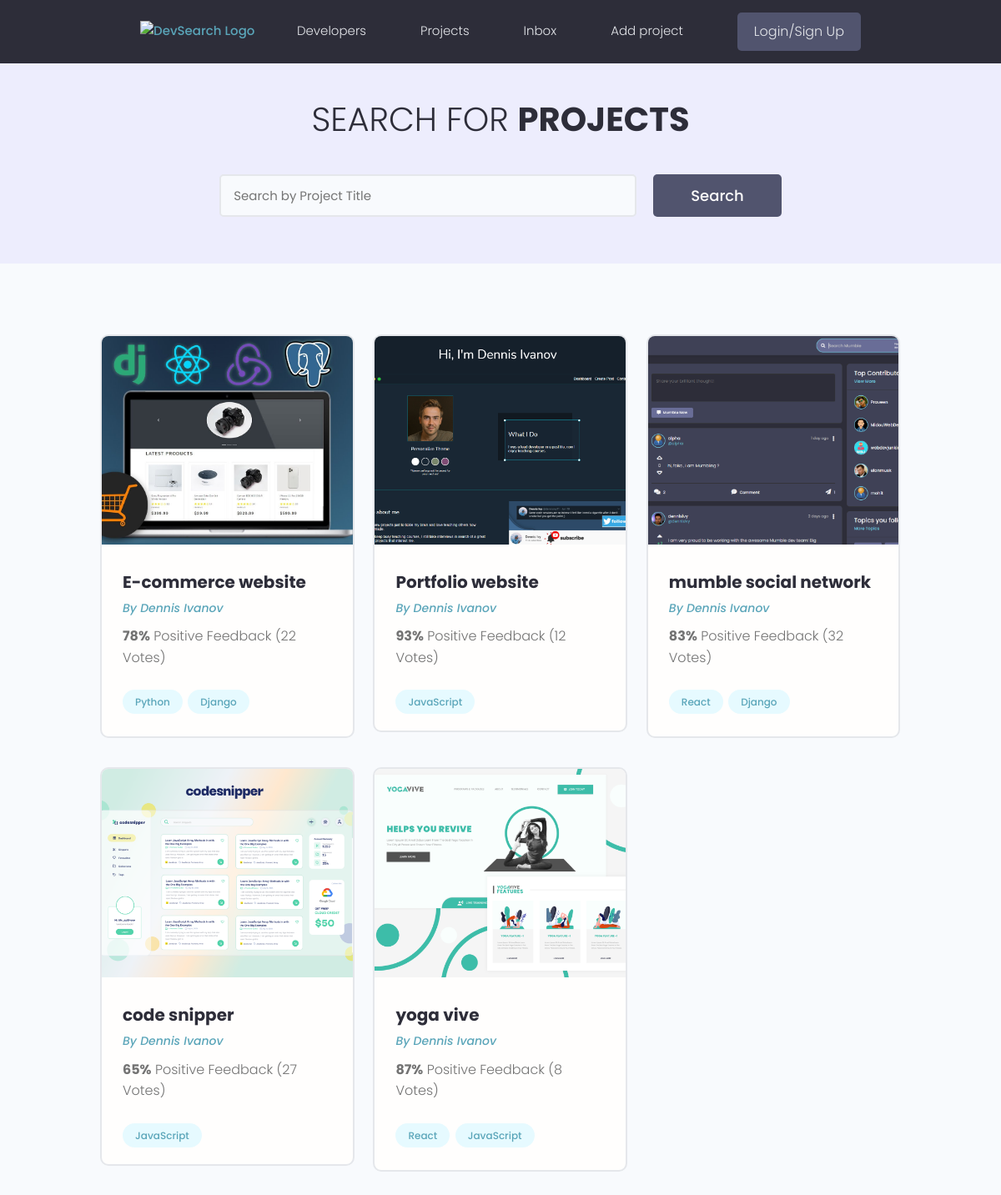
The app's page /, older data.
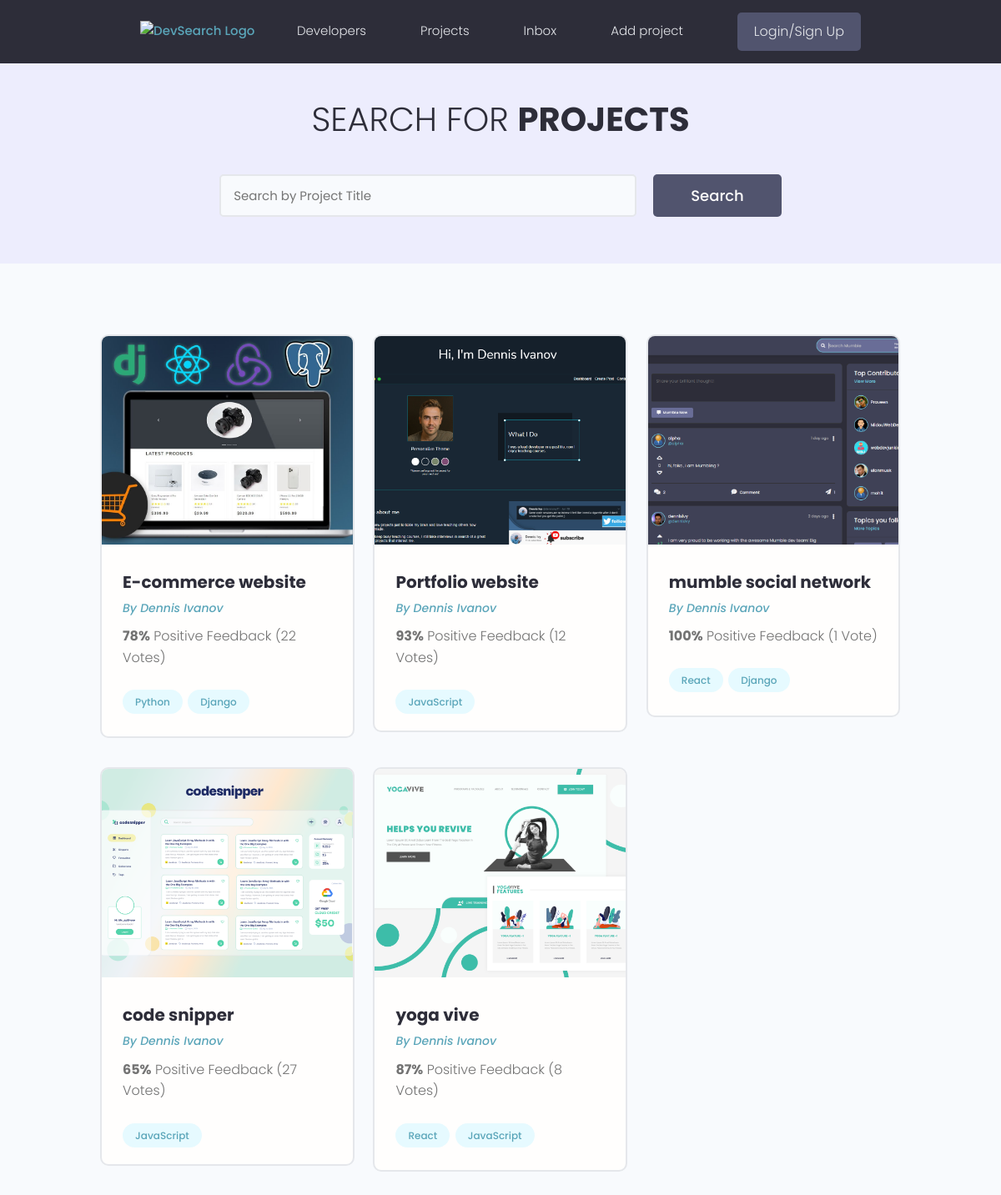
The same page, newer data.
### projects/models.py (models this page shows, shortened)
class Project(models.Model):
    title = models.CharField(max_length=200)
    description = models.TextField(null=True, blank=True)
    featured_image = models.ImageField(null=True, blank=True, default='project_cover/default.jpg', upload_to='project_cover/')
    demo_link = models.CharField(max_length=2000, null=True, blank=True)
    source_code = models.CharField(max_length=2000, null=True, blank=True)
    tags = models.ManyToManyField('Tag', blank=True)
    vote_total = models.IntegerField(default=0, null=True, blank=True)
    vote_ratio = models.IntegerField(default=0, null=True, blank=True)
    created = models.DateTimeField(auto_now_add=True)
    id = models.UUIDField(default=uuid.uuid4, unique=True, editable=False, primary_key=True)

### projects/views.py (the view)
# urls.py: path('', include('projects.urls')),
def projects(request):
    all_projects = Project.objects.all()
    context = {
        'projects' : all_projects,
    }
    return render(request, 'projects/projects.html', context)

### projects/templates/projects/projects.html (shortened to what this page needs)
{% extends 'main.html' %}
{% block content %}
  <main class="projects">
    <section class="hero-section text-center">
      <div class="container container--narrow">
        <div class="hero-section__box">
          <h2>Search for <span>Projects</span></h2>
        </div>
        <div class="hero-section__search">
          <form class="form" action="#" method="get">
            <div class="form__field">
              <input class="input input--text" id="formInput#search" type="text" name="text"
                placeholder="Search by Project Title" />
            </div>
            <input class="btn btn--sub btn--lg" type="submit" value="Search" />
          </form>
        </div>
      </div>
    </section>
    <section class="projectsList">
      <div class="container">
        <div class="grid grid--three">
        {% for project in projects %}
          <div class="column">
            <div class="card project">
              <a href="{% url 'project' project.id %}" class="project">
                <img class="project__thumbnail" src="{{ project.featured_image.url }}" alt="{{ project.title }}" />
                <div class="card__body">
                  <h3 class="project__title">{{ project.title }}</h3>
                  <p><a class="project__author" href="{% url 'project' project.id %}">By Dennis Ivanov</a></p>
                  <p class="project--rating">
                    <span style="font-weight: bold;">{{ project.vote_ratio }}%</span> Positive
                    Feedback ({{ project.vote_total }} Vote{{ project.vote_total|pluralize:'s' }})
                  </p>
                  <div class="project__tags">
                    {% for tag in project.tags.all %}
                    <span class="tag tag--pill tag--main">
                      <small>{{ tag.name }}</small>
                    </span>
                    {% endfor %}
                  </div>
                </div>
              </a>
            </div>
          </div>
        {% endfor %}
        </div>
      </div>
    </section>
  </main>
{% endblock %}

Row changes from the older to the newer data that the page shows:
changed Project "mumble social network": vote_ratio "83" → "100"; vote_total "32" → "1"
